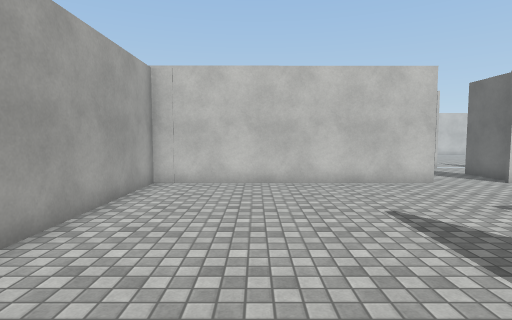
View 1 (above)

22 first-person views from a walk through a scene from a Unity 3-D project. The camera is 1.5 m above the floor, tilts 4° down and sees 80° across. The floor is counted in squares, 1 m on a side. Each view is taken from the middle of a square. On the plan, view 1 faces up. The plan holds only what a view shows up to about 15 squares ahead; the rest is blank. The place goes on beyond the plan. The player is left out. Surface patterns are stand-ins for the level's own textures.

View 2
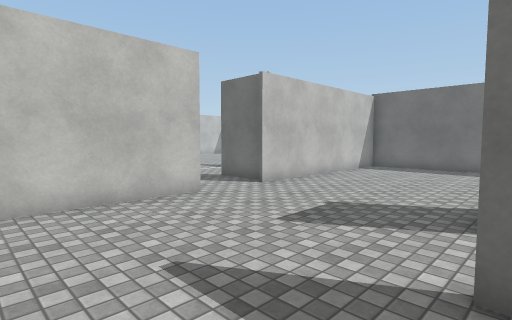

View 3
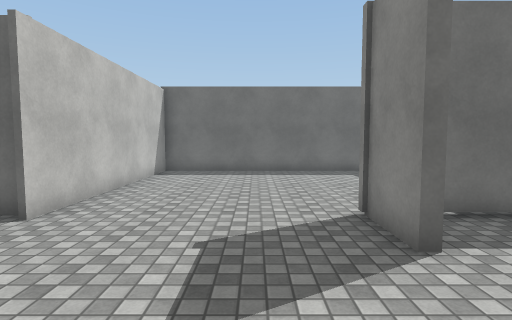

View 4
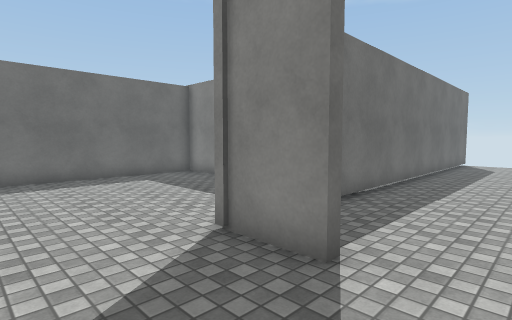

View 5
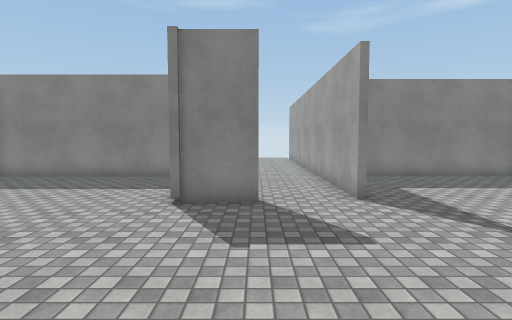

View 6
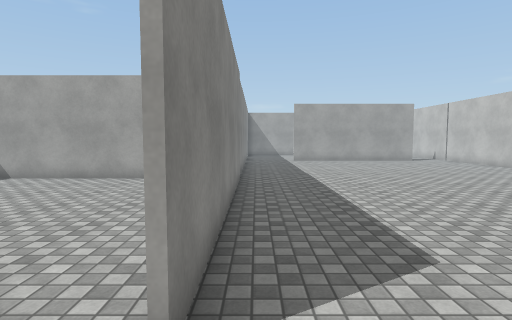

View 7
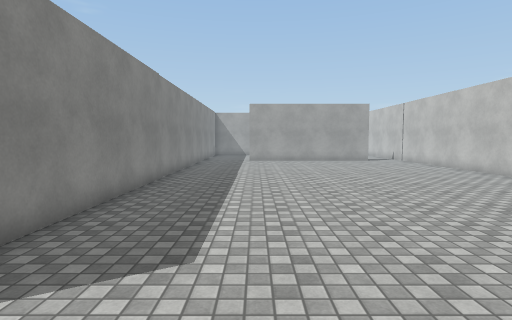

View 8
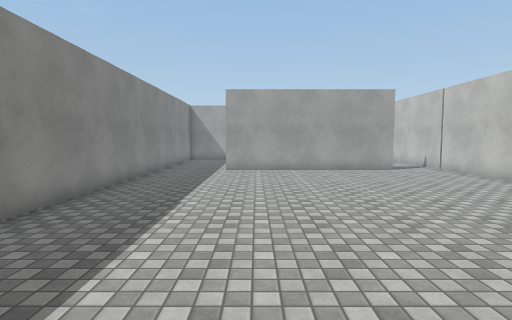

View 9
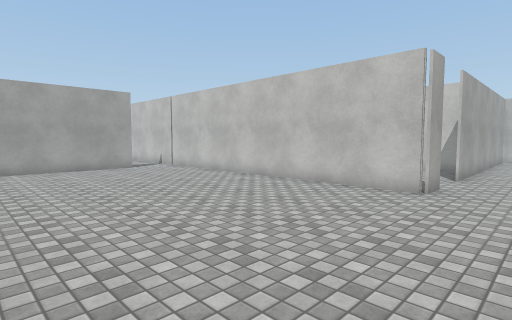

View 10
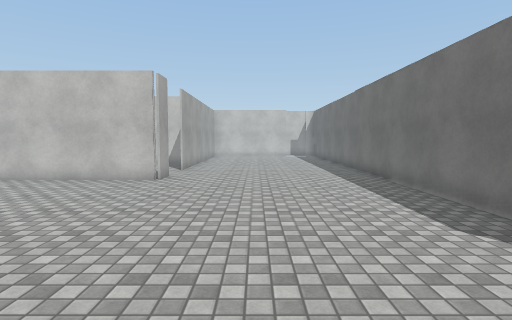

View 11
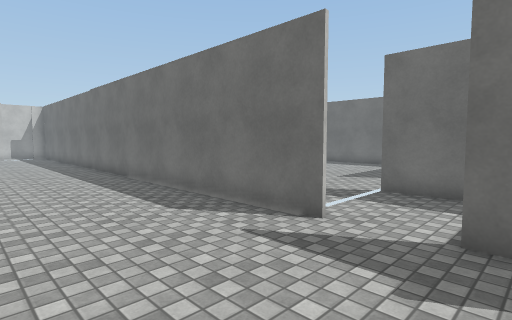

View 12
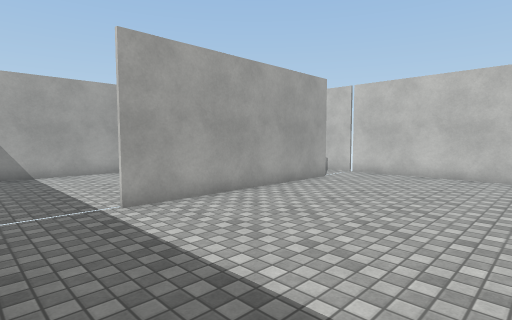

View 13
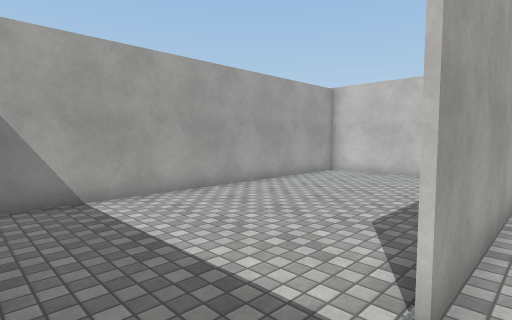

View 14
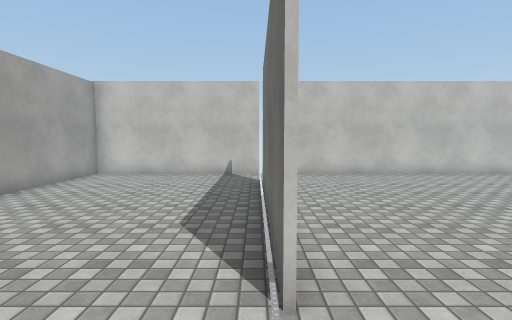

View 15
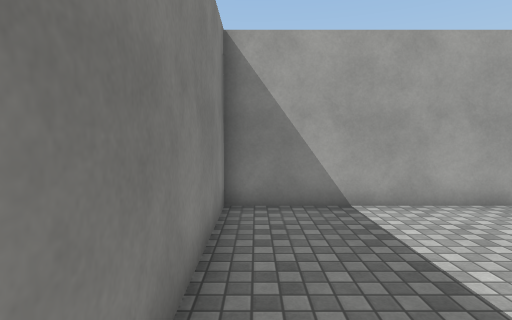

View 16
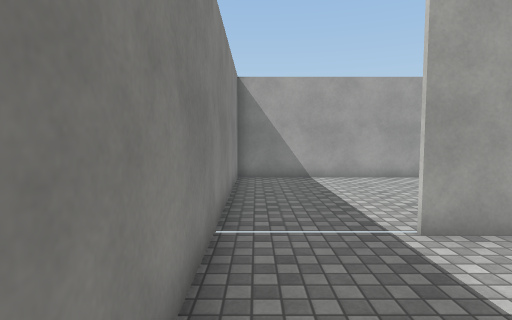

View 17
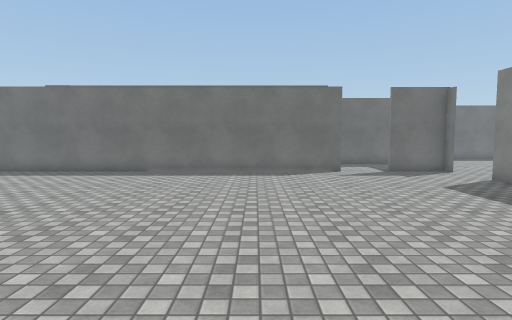

View 18
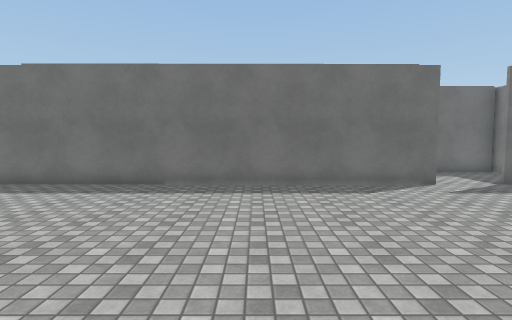

View 19
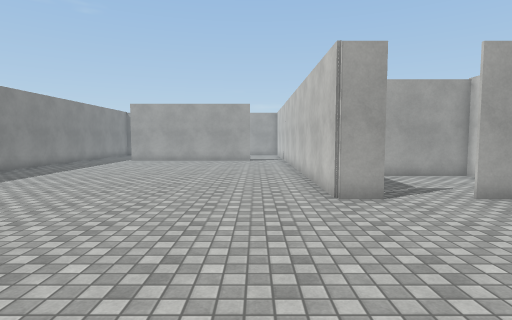

View 20
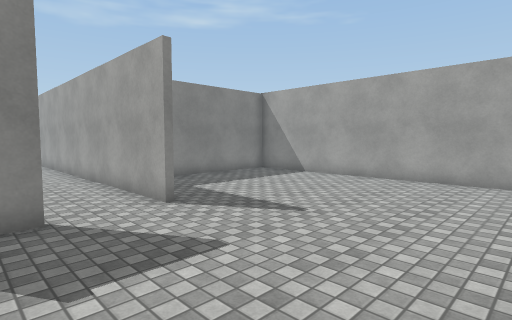

View 21
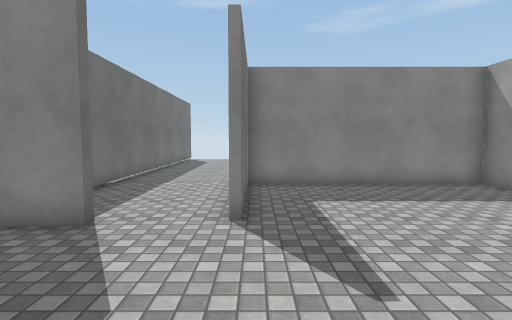

View 22
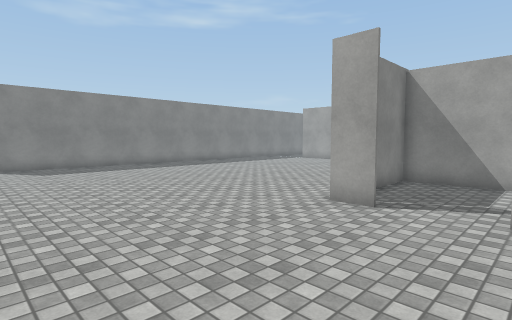

### Floor plan
Points are (right, up) in squares from view 1. A wall is a line through its corners. A room is listed if a view was taken in it or the views show most of it. See-through windows are left out.
Room 1 (views 1, 2, 3, 4, 21)
walls: (6.8, 3.9) (9.1, 3.9); (4.5, 3.5) (4.5, 2.5); (6.1, 10.3) (-3.5, 10.3) (-3.5, -1) (4.3, -1); (4.3, -0.4) (4.3, 3.5); (10.3, -1) (17.2, -1) (17.2, 10.3) (8.4, 10.3)
ways out: opening at (7.5, 10) to room 2; opening at (5.5, 3.5)
Room 2 (views 5, 6, 7, 8, 9, 10, 11, 12, 13, 14, 15, 16, 17, 18, 19, 20, 22)
walls: (0.5, 25.2) (0.5, 24) (-19.7, 24) (-19.7, 10.3) (6, 10.4); (-12.6, 21.6) (-12.6, 13.5); (-12.8, 13.5) (-12.8, 21.1); (-4.2, 28.5) (-4.2, 24.1) (-2, 24.1); (0.5, 28.5) (0.5, 27.4); (8.9, 15) (8.9, 28.5); (8.9, 10.4) (8.9, 13); (12, 10.4) (12.6, 10.4) (12.6, 15.6)
ways out: opening at (7.5, 10) to room 1

Where each view was taken, in squares from view 1:
view 1: 0 up, 0 right, facing up
view 2: 3 up, 1 right, facing up-right
view 3: 6 up, 3 right, facing right
view 4: 7 up, 5 right, facing down-right
view 5: 11 up, 7 right, facing down
view 6: 11 up, 8 right, facing left
view 7: 14 up, 8 right, facing left
view 8: 15 up, 2 right, facing left
view 9: 15 up, 3 right, facing up-left
view 10: 13 up, 4 right, facing up
view 11: 12 up, 4 right, facing up-right
view 12: 11 up, 6 left, facing up-left
view 13: 11 up, 12 left, facing up-left
view 14: 11 up, 13 left, facing up
view 15: 11 up, 13 left, facing left
view 16: 11 up, 8 left, facing left
view 17: 19 up, 5 left, facing right
view 18: 21 up, 1 left, facing right
view 19: 22 up, 8 right, facing left
view 20: 10 up, 8 right, facing down-left
view 21: 9 up, 4 right, facing down
view 22: 28 up, 7 right, facing down-left
